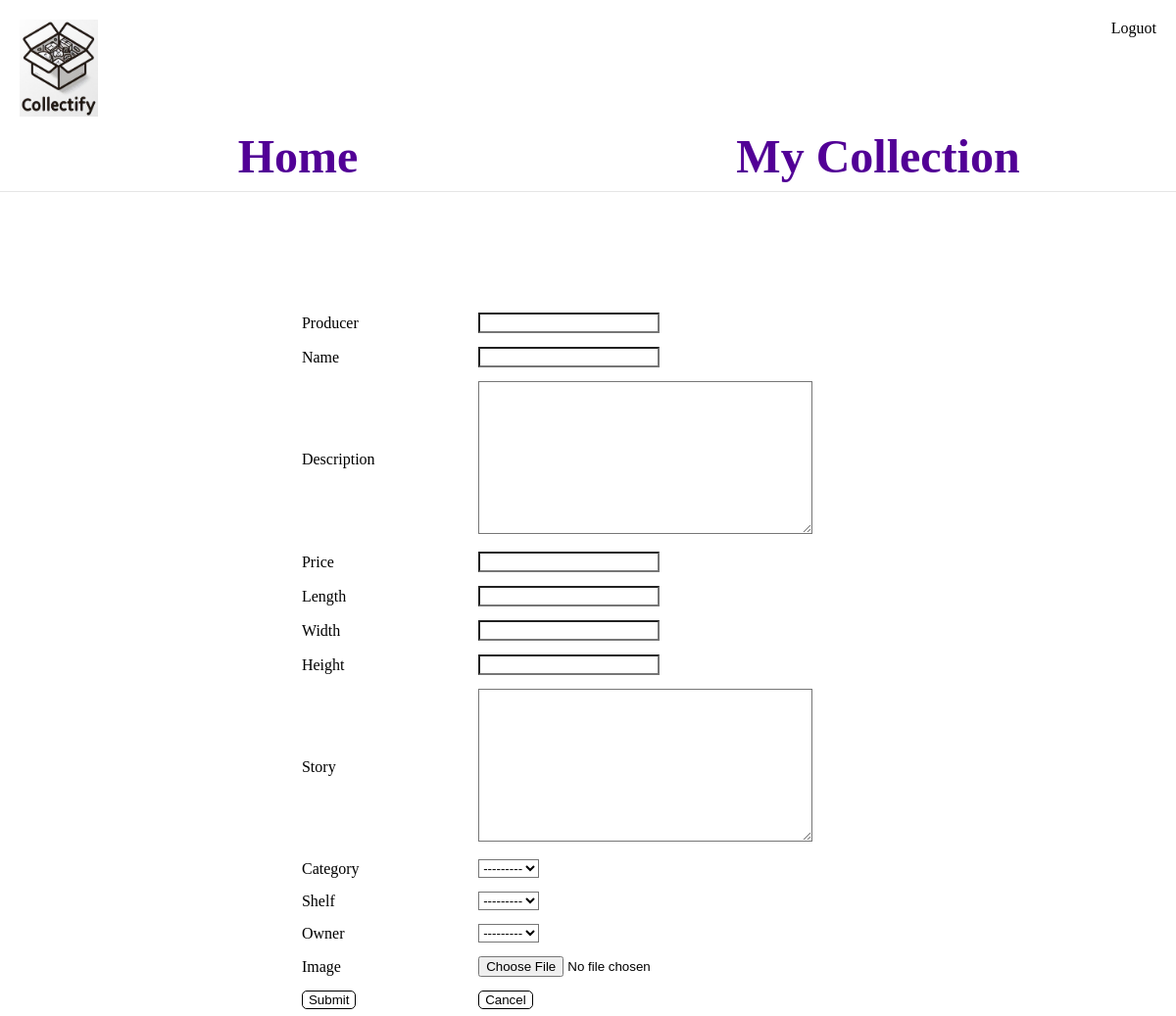
The page /addproduct/ (signed in) on the database as committed earlier.
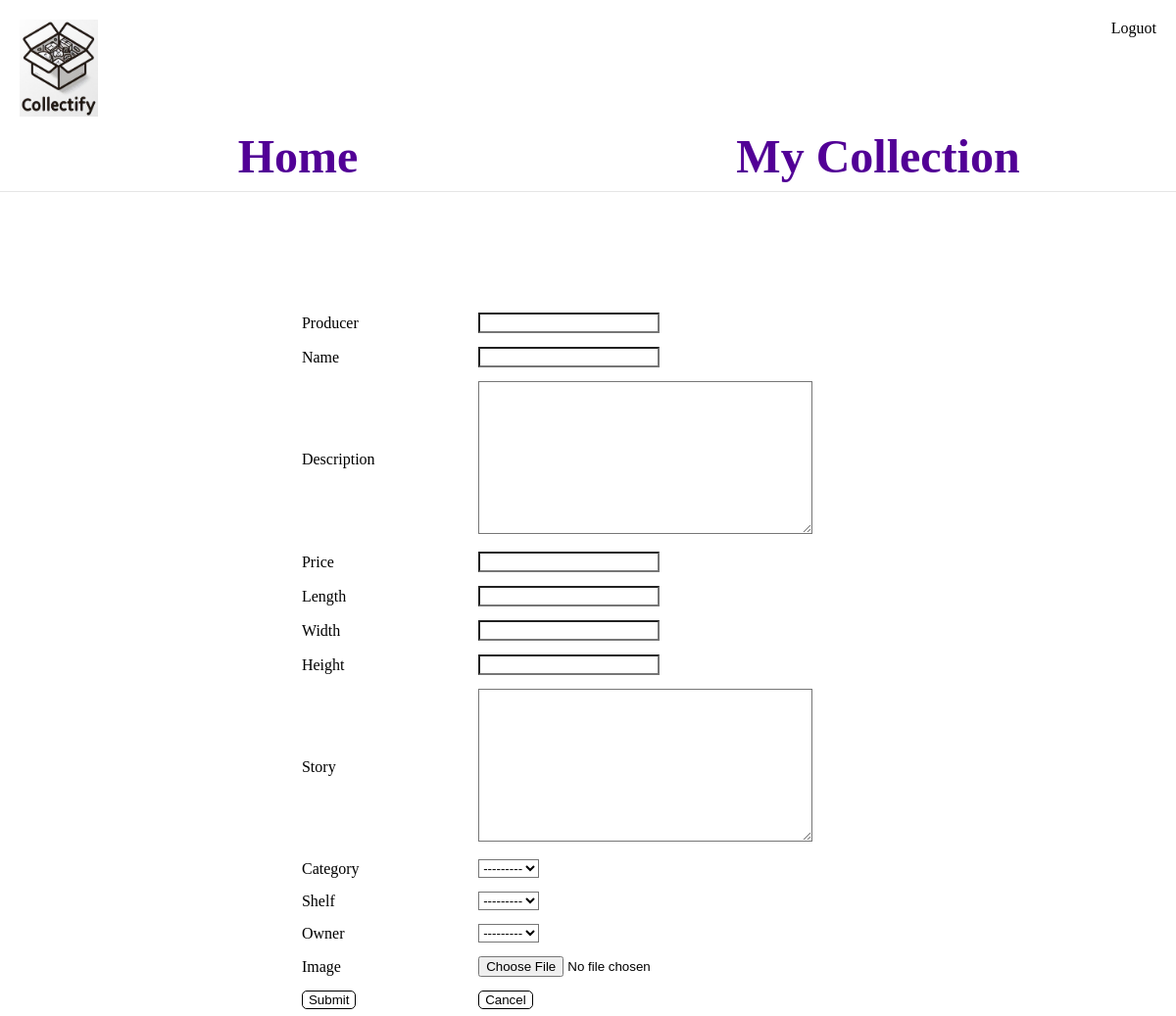
The same page on the database as committed later.
### collectionmanager/models.py (models this page shows)
class Regale(models.Model):
    name = models.CharField(max_length=50)
    anz_Fächer = models.IntegerField()
    bes_Fächer = models.IntegerField()
    location = models.CharField(max_length=200)
    def __str__(self):
        return self.name

### collectionmanager/views.py (the view)
# urls.py: path('addproduct/', add_product),
def add_product(request):
    if not request.user.is_authenticated:
        return redirect('http://127.0.0.1:8000/login')  # Verwenden Sie den Namen der URL für die Umleitung
    if request.method == 'POST':
        form = WareForm(request.POST, request.FILES)
        if form.is_valid():
            ware = form.save(commit=False)
            ware.Eigentümer = request.user
            ware.save()
            return redirect('http://127.0.0.1:8000/mycollection')  # Umleiten nach dem Speichern
        else:
            print('Productname is allready used. Please chose an other one!')
    else:
        form = WareForm()
    return render(request, 'add_product.html', {'form': form})

### collectionmanager/forms.py
class WareForm(forms.ModelForm):
    class Meta:
        model = Waren
        fields = [
            'producer',
            'name',
            'description',
            'price',
            'length',
            'width',
            'height',
            'category',
            'shelf',
            'story',
            'owner',
            'image',
            ]

### collectionmanager/models.py (called while the page is built)
    def __str__(self):
        return self.name

### collectionmanager/templates/add_product.html (shortened to what this page needs)
<!DOCTYPE html>
<html lang="en">
    <head>
        {% load static %}
        <link rel="stylesheet" href="{% static 'styles.css' %}" type="text/css">
    </head>
    <body>
        <div class="logo">
            <a href="http://127.0.0.1:8000/home/">
                {% load static %}
                <img src="{% static 'Logo_Collectify.jpg' %}"
                    alt="Collectify Logo" width="80">
            </a>
        </div>
        {% if user.is_authenticated %}
        <div class="login">
            <a href="http://127.0.0.1:8000/logout/">Loguot</a>
        </div>
        {% else %}
        <div class="login">
            <a href="http://127.0.0.1:8000/login/">Login / Register</a>
        </div>
        {% endif %}
        <div class="navigationbar">
            <a class="inline_block" href="http://127.0.0.1:8000/home/">
                <h1 class="navigationtitle">Home</h1>
            </a>
            <a class="inline_block" href="http://127.0.0.1:8000/mycollection/">
                <h1 class="navigationtitle">My Collection</h1>
            </a>
        </div>
        <div class="add_product_div">
            <div class="addproduct">
                <form method="post" enctype="multipart/form-data">
                    <table>
                        <tr>
                            <td class="sign_up_table, tdl">
                                {{form.producer.label}}
                            </td>
                            <td>
                                {{form.producer}}
                            </td>
                        </tr>
                        <tr>
                            <td class="sign_up_table, tdl">
                                {{form.name.label}}
                            </td>
                            <td>
                                {{form.name}}
                            </td>
                        </tr>
                        <tr>
                            <td class="sign_up_table, tdl">
                                {{form.description.label}}
                            </td>
                            <td>
                                {{form.description}}
                            </td>
                        </tr>
                        <tr>
                            <td class="sign_up_table, tdl">
                                {{form.price.label}}
                            </td>
                            <td>
                                {{form.price}}
                            </td>
                        </tr>
                        <tr>
                            <td class="sign_up_table, tdl">
                                {{form.length.label}}
                            </td>
                            <td>
                                {{form.length}}
                            </td>
                        </tr>
                        <tr>
                            <td class="sign_up_table, tdl">
                                {{form.width.label}}
                            </td>
                            <td>
                                {{form.width}}
                            </td>
                        </tr>
                        <tr>
                            <td class="sign_up_table, tdl">
                                {{form.height.label}}
                            </td>
                            <td class="tdr">
                                {{form.height}}
                            </td>
                        </tr>
                        <tr>
                            <td class="sign_up_table, tdl">
                                {{form.story.label}}
                            </td>
                            <td class="tdr">
                                {{form.story}}
                            </td>
                        </tr>
                        <tr>
                            <td class="sign_up_table, tdl">
                                {{form.category.label}}
                            </td>
                            <td class="tdr">
                                {{form.category}}
                            </td>
                        </tr>
                        <tr>
                            <td class="sign_up_table, tdl">
                                {{form.shelf.label}}
                            </td>
                            <td class="tdr">
                                {{form.shelf}}
                            </td>
                        </tr>
                        <tr>
                            <td class="sign_up_table, tdl">
                                {{form.owner.label}}
                            </td>
                            <td class="tdr">
                                {{form.owner}}
                            </td>
                        </tr>
                        <tr>
                            <td class="sign_up_table, tdl">
                                {{ form.image.label }}</td>
                            <td>
                                {{ form.image }}
                            </td>
                        </tr>
                        <tr>
                            <td class="sign_up_table, tdl">
                                <button type="submit">Submit</button>
                            </td>
                            <td class="tdr">
                                <button>
                                    <a class="inline_block" href="http://127.0.0.1:8000/mycollection/">
                                        Cancel
                                    </a>
                                </button>
                            </td>
                        </tr>
                    </table>
                </form>
            </div>
        </div>
    </body>
</html>

### static/styles.css (style rules this page uses)
* { background-color: rgb(255, 255, 255); color: black; text-decoration: none; }
h1 { font-size: 300%; color: rgb(82, 0, 150); }
.logo { position: absolute; left: 20px; top: 20px; }
.navigationbar { padding: 8px; border-bottom: 1px solid rgba(0, 0, 0, 0.1); position: absolute; top: 12%; left: 0; right: 0; display: flex; justify-content: space-around; }
.inline_block { flex: 1; text-align: center; }
.navigationtitle { margin: auto; width: 60%; }
button { border: solid black 1px; border-radius: 5px; }
.login { position: absolute; top: 20px; right: 20px; }
td { padding: 1%; }
.tdl { width: 30%; height: auto; }
.tdr { width: 70%; height: auto; }
.addproduct { display: inline; }
table { width: 100%; }
.add_product_div { position: absolute; top: 30%; left: 25%; width: 50%; }

Rows that differ between the two databases and show on the page:
added Regale: name.label "Name"
Other text that changed with them:
text no longer shown: "Name"
